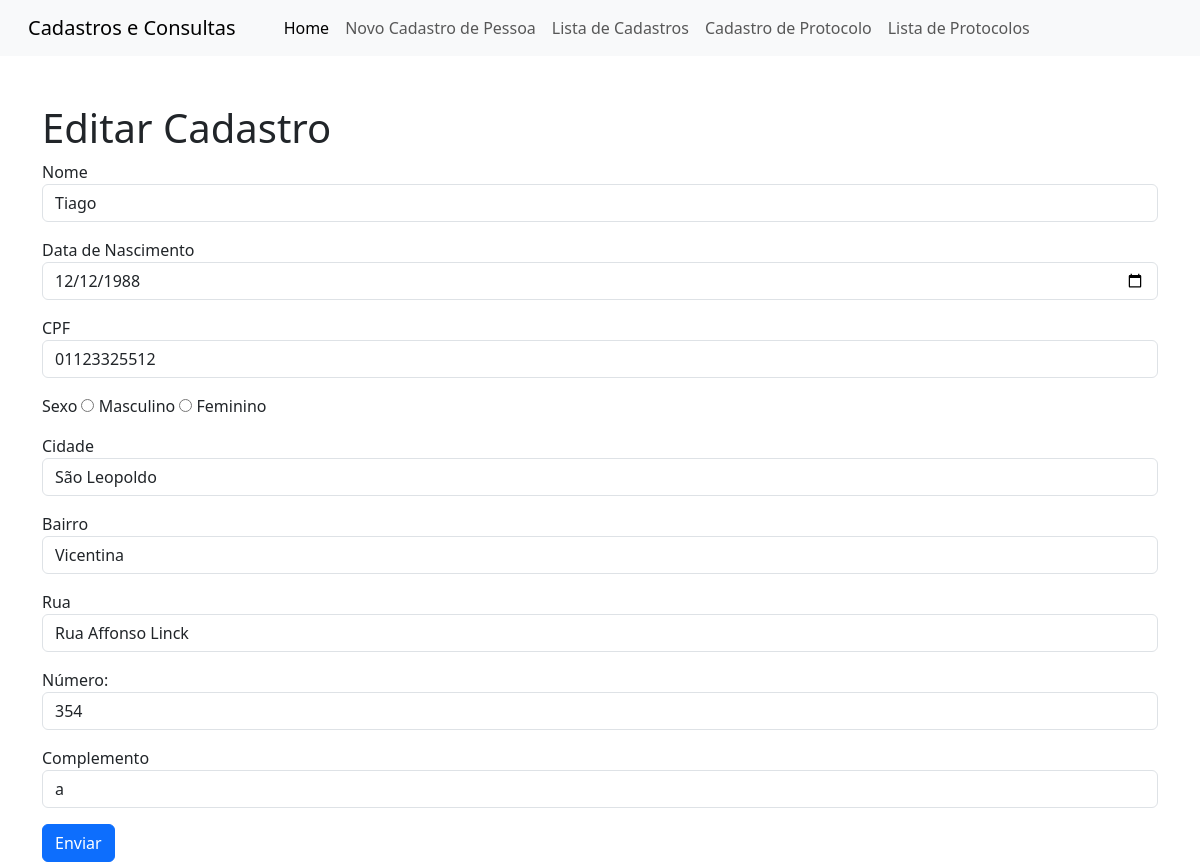
The page /?page=editar&id=4 on the database its author committed.
### tables this page shows
CREATE TABLE `pessoa` (
  `id` int(10) UNSIGNED NOT NULL,
  `nome` varchar(45) NOT NULL,
  `data_nascimento` date NOT NULL,
  `cpf` varchar(11) NOT NULL,
  `sexo` varchar(9) NOT NULL,
  `cidade` varchar(30) DEFAULT NULL,
  `bairro` varchar(20) DEFAULT NULL,
  `rua` varchar(45) DEFAULT NULL,
  `numero` varchar(6) DEFAULT NULL,
  `complemento` varchar(15) DEFAULT NULL
);

### editar-cadastro.php (the view, shortened to what this page needs)
<h1>Editar Cadastro</h1>
    <?php
        $sql = "SELECT * FROM pessoa WHERE id=".    $_REQUEST["id"];
        $res = $conn->query($sql);
        $row = $res->fetch_object();
    ?>
<form action="salvar-cadastro.php" method="POST">
    <div class="mb-3">
        <label>Nome</label>
        <input type="text" name="nome" value="<?php print $row->nome; ?>" class="form-control" required>
    </div>
    <div class="mb-3">
        <label>Data de Nascimento</label>
        <input type="date" name="data_nasc" value="<?php print $row->data_nascimento; ?>" class="form-control" required>
    </div>
    <div class="mb-3">
        <label>CPF</label>
        <input type="number" name="cpf" value="<?php print $row->cpf; ?>" class="form-control" required>
    </div>
    <div class="mb-3">
        <label>Sexo</label>
        <input type="radio" id="masculino" name="sexo" value="masculino" required>
        <label for="masculino">Masculino</label>
    <input type="radio" id="feminino" name="sexo" value="feminino" required>
        <label for="masculino">Feminino</label></div>
    <div class="mb-3">
        <label>Cidade</label>
        <input type="text" name="cidade" value="<?php print $row->cidade; ?>" class="form-control">
    </div>
    <div class="mb-3">
        <label>Bairro</label>
        <input type="text" name="bairro" value="<?php print $row->bairro; ?>" class="form-control">
    </div>
    <div class="mb-3">
        <label>Rua</label>
        <input type="text" name="rua" value="<?php print $row->rua; ?>" class="form-control">
    </div>
    <div class="mb-3">
        <label>Número:</label>
        <input type="number" name="numero" value="<?php print $row->numero; ?>" class="form-control">
    </div>
    <div class="mb-3">
        <label>Complemento</label>
        <input type="text" name="complemento" value="<?php print $row->complemento; ?>" class="form-control">
    </div>
    <div>
    <button type="submit" class="btn btn-primary">Enviar</button>
    </div>
</form>

### rows shown on the page
pessoa: nome "Tiago", data_nasc "12/12/1988", cpf "01123325512", cidade "São Leopoldo", bairro "Vicentina", rua "Rua Affonso Linck", numero "354", complemento "a"
